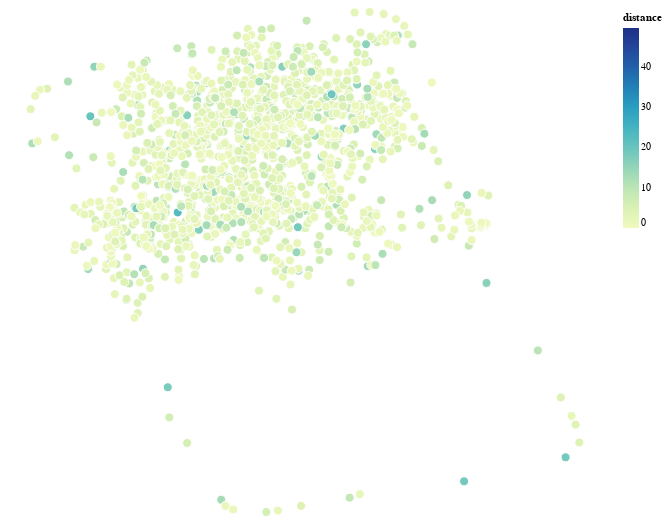

Source (notebook cell):
### Markdown cell above
Altair recipe:
- alt.Chart() => dataframe
- .mark_xx() => the kind of chart point
- .encode() => how to encode the data in the df for the chart
- .properties().interactive() => other properties, independent of data

### Code cell
position_plot = (
    alt
    .Chart(gdf)
    .mark_geoshape(
        stroke='white'
    )
    .encode(
        color=alt.Color('distance'),
    )
    .properties(
        width=600,
        height=500
    )
)
position_plot

### Figure 1 — Vega-Lite specification as saved in the notebook (floating-point values rounded to 4 significant figures; data arrays with more than 128 entries replaced by an {"elided": "..."} marker saying what was removed)
{"config": {"view": {"continuousWidth": 400, "continuousHeight": 300}}, "data": {"name": "data-4479d7cc948add39c6c8c1ecee1ffeca"}, "mark": {"type": "geoshape", "stroke": "white"}, "encoding": {"color": {"type": "quantitative", "field": "distance"}}, "height": 500, "width": 600, "$schema": "https://vega.github.io/schema/vega-lite/v4.8.1.json", "datasets": {"data-4479d7cc948add39c6c8c1ecee1ffeca": {"elided": "1414 records"}}}
